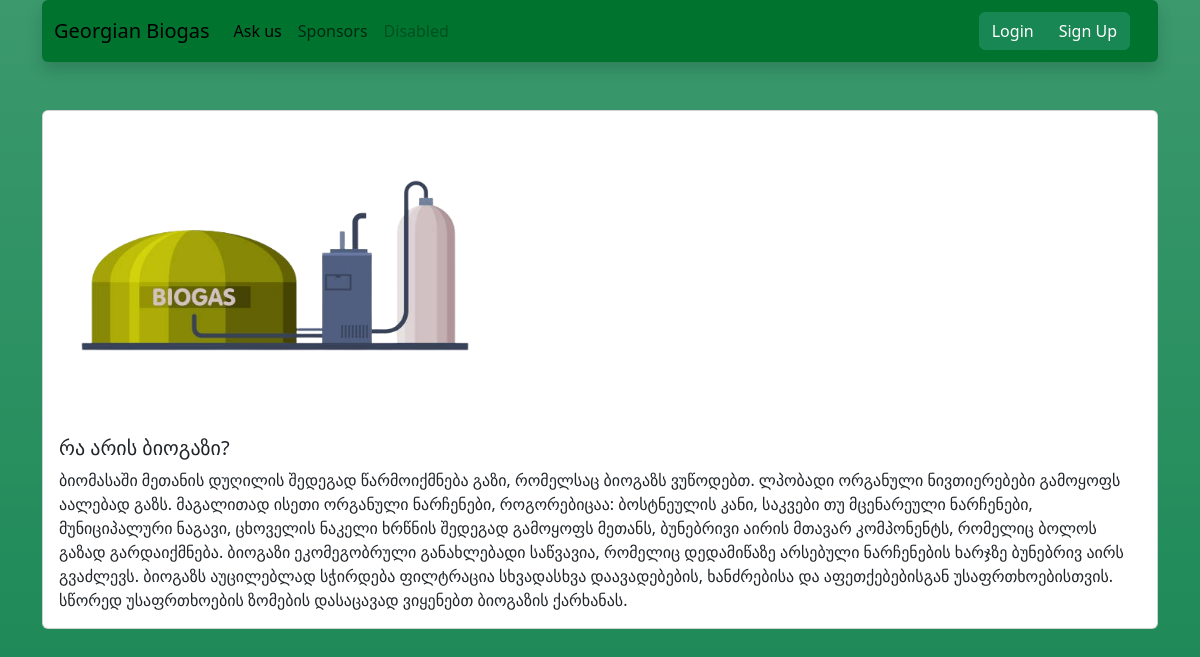
The page /source/1 on the database its author committed.
### models.py (models this page shows)
class Product(database.Model):
    id = database.Column(database.Integer, primary_key=True)
    name = database.Column(database.String)
    subtext = database.Column(database.String)
    text = database.Column(database.String)
    img = database.Column(database.String)

### routes.py (the view)
@application.route("/source/<int:source_id>")
def view_source(source_id):
    chosen_source = Product.query.get(source_id)
    return render_template("detailed.html", source=chosen_source)

### template/detailed.html
{% extends "base.html" %}
{% block body %}
<div class="container-md">
    <div class="card mb-3 mt-5">
        <img src="/static/{{source.img}}" style="width:29rem" class="card-img-top" alt="...">
        <div class="card-body">
            <h5 class="card-title">{{ source.name }}</h5>
            <p class="card-text">{{ source.text }}</p>
        </div>
    </div>
</div>
{% endblock %}

### rows shown on the page
Product: img (picture), name "რა არის ბიოგაზი?", text "ბიომასაში მეთანის დუღილის შედეგად წარმოიქმნება გაზი, რომელსაც ბიოგაზს ვუწოდებთ. ლპობადი ორგანული ნივთიერებები გამოყოფს აალებად გაზს. მაგალითად ისეთი ორგანული ნარჩენები, როგორებიცაა: ბოსტნეულის კანი, საკვები თუ მცენარეული ნარჩენები, მუნიციპალური ნაგავი, ცხოველის ნაკელი ხრწნის შედეგად გამოყოფს მეთანს, ბუნებრივი აირის მთავარ კომპონენტს, რომელიც ბოლოს გაზად გარდაიქმნება. ბიოგაზი ეკომეგობრული განახლებადი საწვავია, რომელიც დედამიწაზე არსებული ნარჩენების ხარჯზე ბუნებრივ აირს გვაძლევს. ბიოგაზს აუცილებლად სჭირდება ფილტრაცია სხვადასხვა დაავადებების, ხანძრებისა და აფეთქებებისგან უსაფრთხოებისთვის. სწორედ უსაფრთხოების ზომების დასაცავად ვიყენებთ ბიოგაზის ქარხანას."
